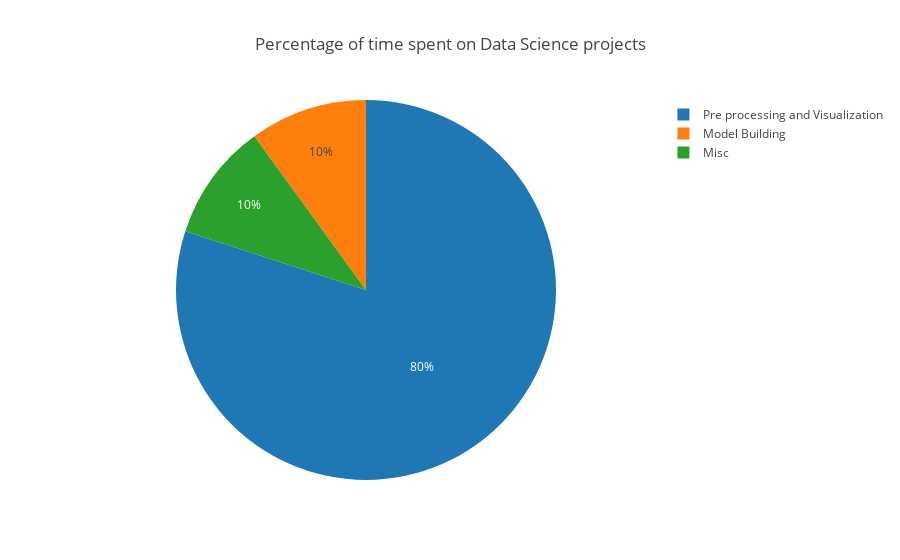

Here is the notebook cell this chart was saved with:
### Markdown cell above
- 1 Categorical variable

### Code cell
labels = ["Pre processing and Visualization", "Model Building", "Misc"]
values = [80,10,10]

trace = go.Pie(labels=labels, values=values)

layout = go.Layout(title = 'Percentage of time spent on Data Science projects')
data = [trace]
fig = go.Figure(data= data,layout=layout)
iplot(fig)

### Figure 1 — Plotly figure (JSON) as saved in the notebook; plotly's stock layout.template omitted (floating-point values rounded to 4 significant figures)
{"data": [{"labels": ["Pre processing and Visualization", "Model Building", "Misc"], "type": "pie", "uid": "c19e6fc6-807d-412c-ba8f-856f3d95e0c3", "values": [80, 10, 10]}], "layout": {"title": "Percentage of time spent on Data Science projects"}}
